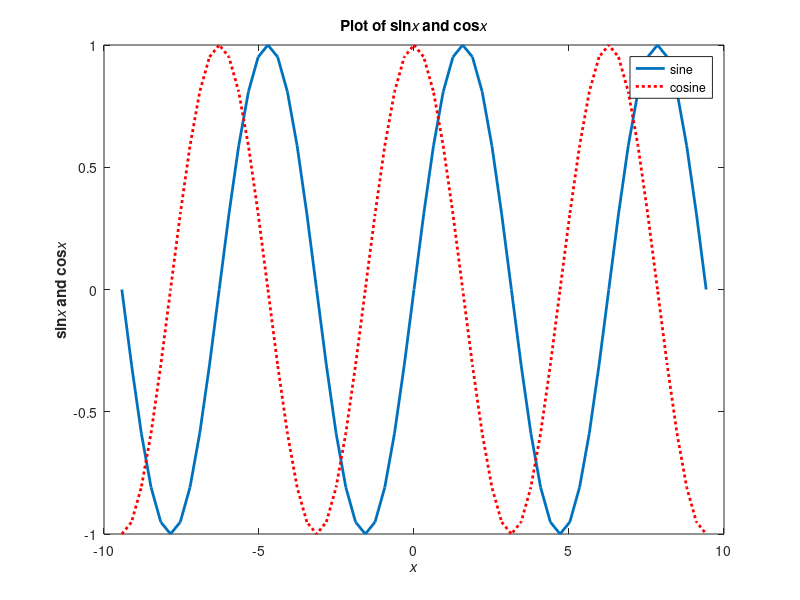

The MATLAB source for this figure:
% details,H1,H2,Handle,k,type,y1,y2,yn
close all;
x=-3*pi:pi/10:3*pi;
y1=sin(x);
y2=cos(x);
H1=plot(x,y1);
set(H1,'LineWidth',2);
hold on;
H2=plot(x,y2);
set(H2,'LineWidth',2,'LineStyle',':','Color','r');
title('\bfPlot of sin\itx\rm\bf and cos\itx');
xlabel('\bf\itx');
ylabel('\bfsin\itx\rm\bf and cos\itx');
legend('sine','cosine');
hold off;
k=waitforbuttonpress;
while k==0
    Handle=gco;
    type=get(Handle,'Type');
    disp(['Object type=' type '.']);
    yn=input('Do you want to display details?(y/n)','s');
    if yn=='y'
        details=get(Handle);
        disp(details);
    end
    k=waitforbuttonpress;
end